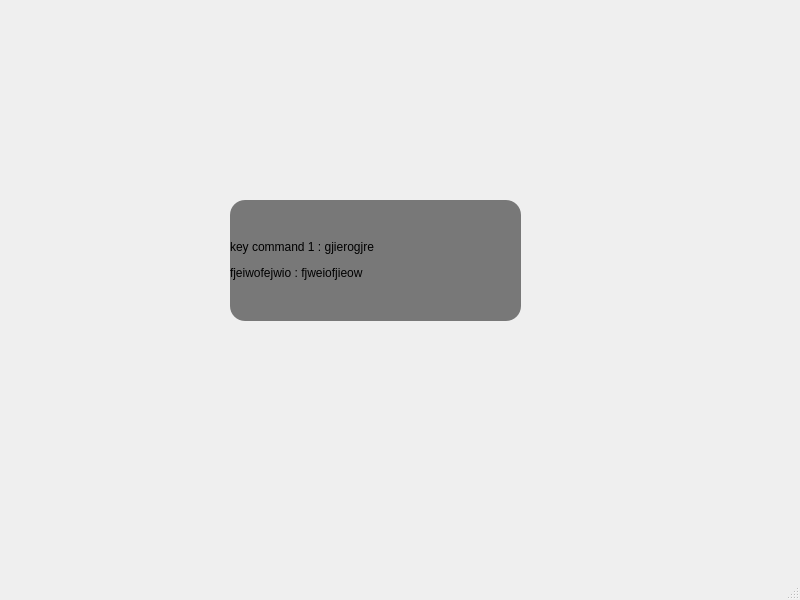
<?xml version="1.0" encoding="UTF-8"?>
<ui version="4.0">
 <class>MainWindow</class>
 <widget class="QMainWindow" name="MainWindow">
  <property name="geometry">
   <rect>
    <x>0</x>
    <y>0</y>
    <width>800</width>
    <height>600</height>
   </rect>
  </property>
  <property name="windowTitle">
   <string>MainWindow</string>
  </property>
  <widget class="QWidget" name="centralwidget">
   <widget class="QLabel" name="label">
    <property name="geometry">
     <rect>
      <x>230</x>
      <y>200</y>
      <width>291</width>
      <height>121</height>
     </rect>
    </property>
    <property name="styleSheet">
     <string notr="true">background: rgba(0, 0, 0, 0.5);
border-radius: 15px;</string>
    </property>
    <property name="text">
     <string>&lt;html&gt;&lt;head/&gt;&lt;body&gt;&lt;p&gt;key command  1 : gjierogjre&lt;/p&gt;&lt;p&gt;fjeiwofejwio : fjweiofjieow&lt;/p&gt;&lt;/body&gt;&lt;/html&gt;</string>
    </property>
    <property name="margin">
     <number>15</number>
    </property>
   </widget>
  </widget>
  <widget class="QMenuBar" name="menubar">
   <property name="geometry">
    <rect>
     <x>0</x>
     <y>0</y>
     <width>800</width>
     <height>21</height>
    </rect>
   </property>
  </widget>
  <widget class="QStatusBar" name="statusbar"/>
 </widget>
 <resources/>
 <connections/>
</ui>
